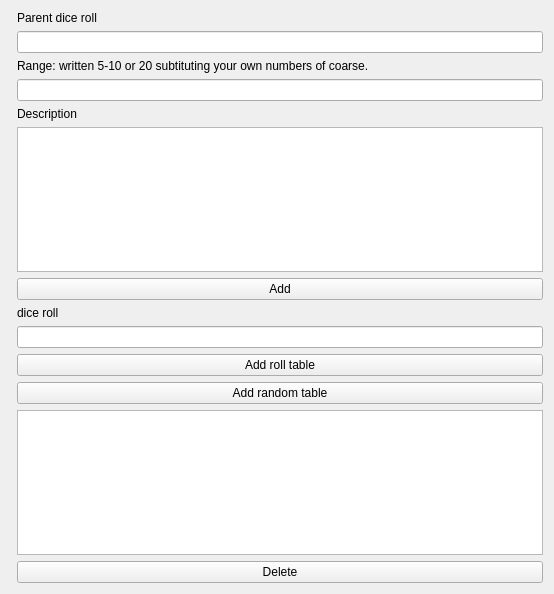
<?xml version="1.0" encoding="UTF-8"?>
<ui version="4.0">
 <class>Form</class>
 <widget class="QWidget" name="Form">
  <property name="geometry">
   <rect>
    <x>0</x>
    <y>0</y>
    <width>554</width>
    <height>594</height>
   </rect>
  </property>
  <property name="windowTitle">
   <string>Form</string>
  </property>
  <layout class="QFormLayout" name="formLayout">
   <item row="2" column="1">
    <widget class="QLabel" name="label_range">
     <property name="text">
      <string>Range: written 5-10 or 20 subtituting your own numbers of coarse.</string>
     </property>
    </widget>
   </item>
   <item row="0" column="1">
    <widget class="QLabel" name="label_parent_dice_roll">
     <property name="text">
      <string>Parent dice roll</string>
     </property>
    </widget>
   </item>
   <item row="1" column="1">
    <widget class="QLineEdit" name="lineEdit_parent_dice_roll">
     <property name="readOnly">
      <bool>true</bool>
     </property>
    </widget>
   </item>
   <item row="3" column="1">
    <widget class="QLineEdit" name="lineEdit_range"/>
   </item>
   <item row="6" column="1">
    <widget class="QPushButton" name="pushButton_add">
     <property name="text">
      <string>Add</string>
     </property>
    </widget>
   </item>
   <item row="11" column="1">
    <widget class="QTreeView" name="treeView"/>
   </item>
   <item row="12" column="1">
    <widget class="QPushButton" name="pushButton_delete">
     <property name="text">
      <string>Delete</string>
     </property>
    </widget>
   </item>
   <item row="4" column="1">
    <widget class="QLabel" name="label_description">
     <property name="text">
      <string>Description</string>
     </property>
    </widget>
   </item>
   <item row="5" column="1">
    <widget class="QTextEdit" name="textEdit_description"/>
   </item>
   <item row="7" column="1">
    <widget class="QLabel" name="label_dice_roll">
     <property name="text">
      <string>dice roll</string>
     </property>
    </widget>
   </item>
   <item row="8" column="1">
    <widget class="QLineEdit" name="lineEdit_dice_roll"/>
   </item>
   <item row="9" column="1">
    <widget class="QPushButton" name="pushButton_dice_roll">
     <property name="text">
      <string>Add roll table</string>
     </property>
    </widget>
   </item>
   <item row="10" column="1">
    <widget class="QPushButton" name="pushButton_random_table">
     <property name="text">
      <string>Add random table</string>
     </property>
    </widget>
   </item>
  </layout>
 </widget>
 <resources/>
 <connections/>
</ui>
